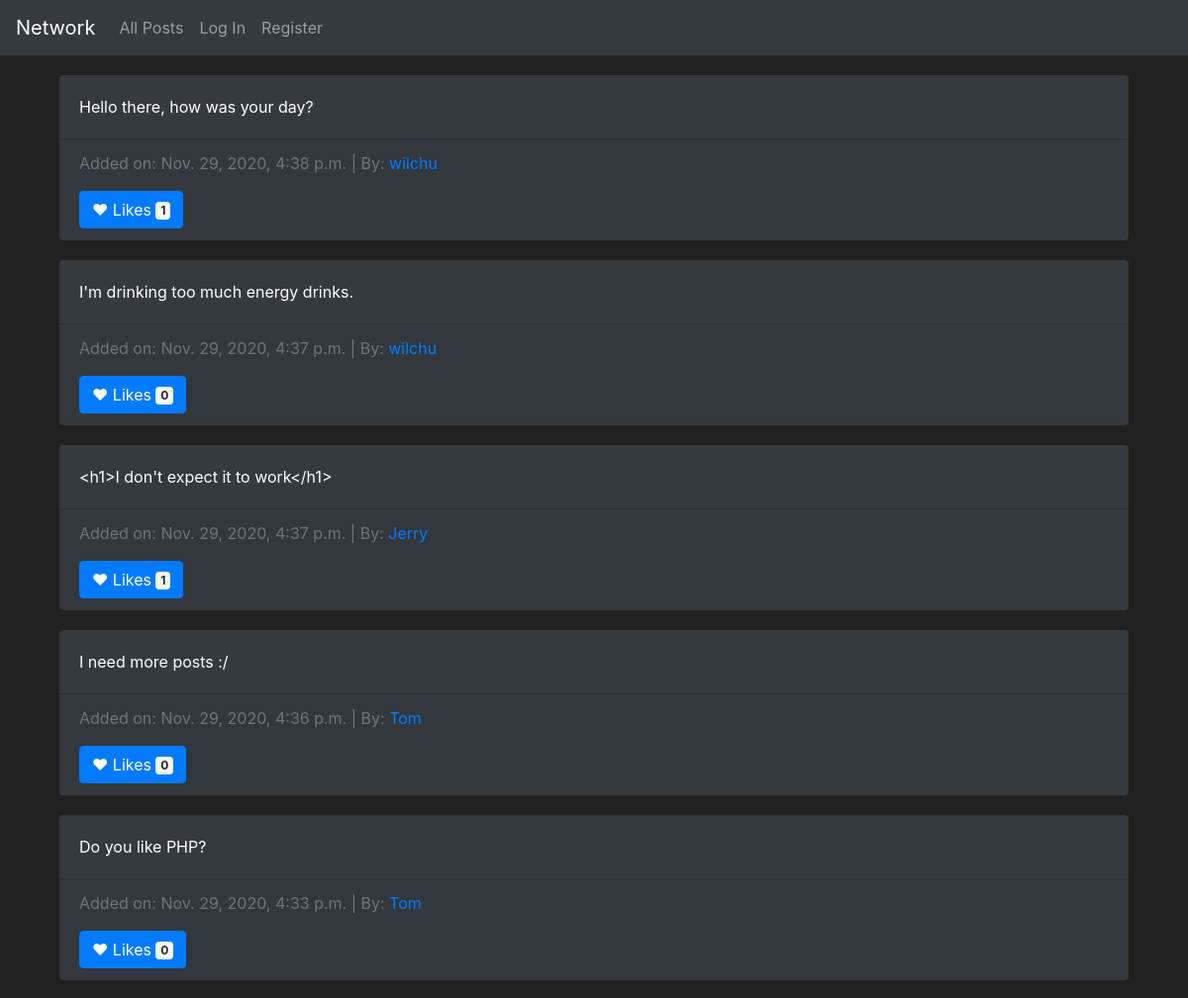
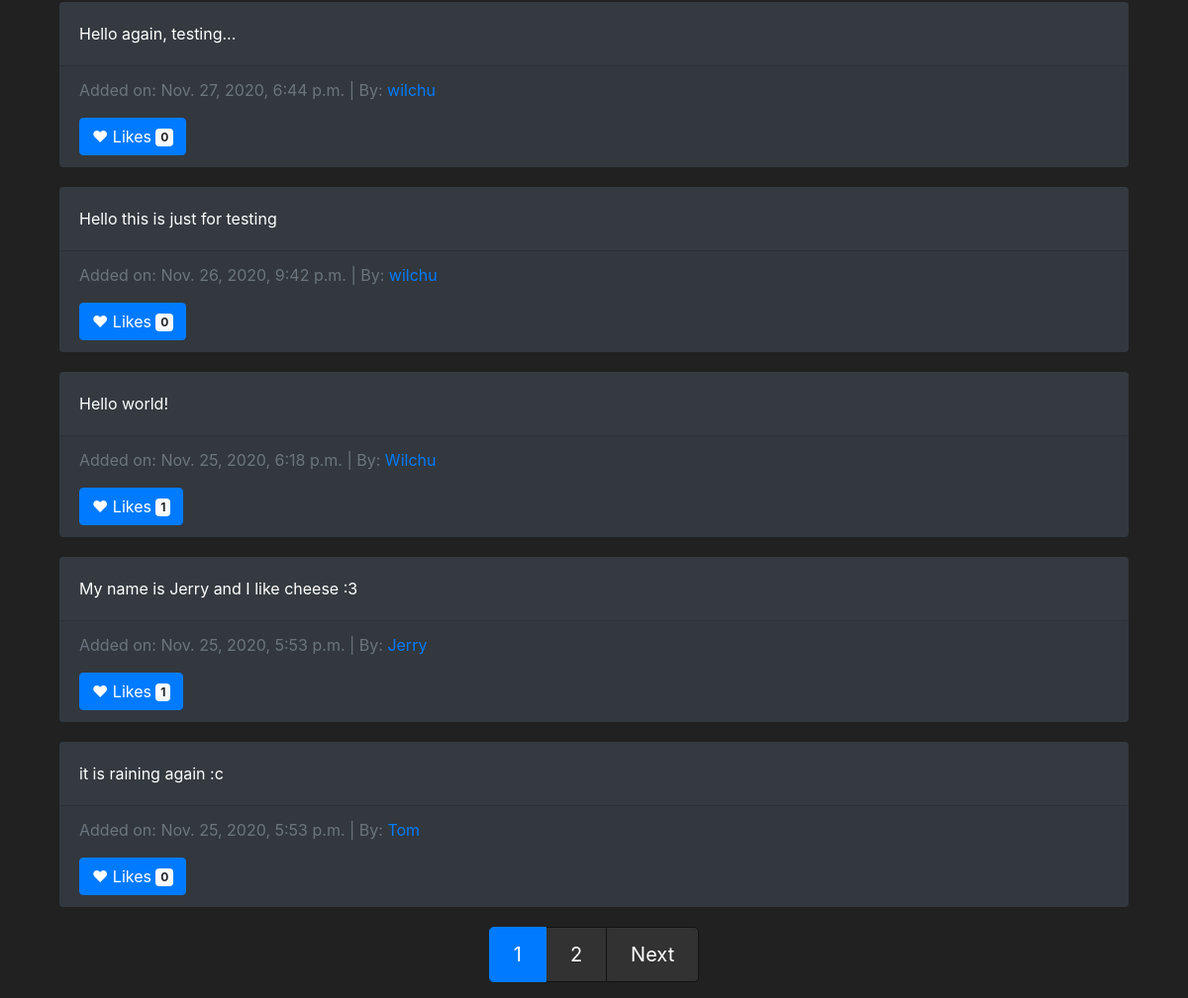
Before: / with the older database file (2 pictures, top to bottom).
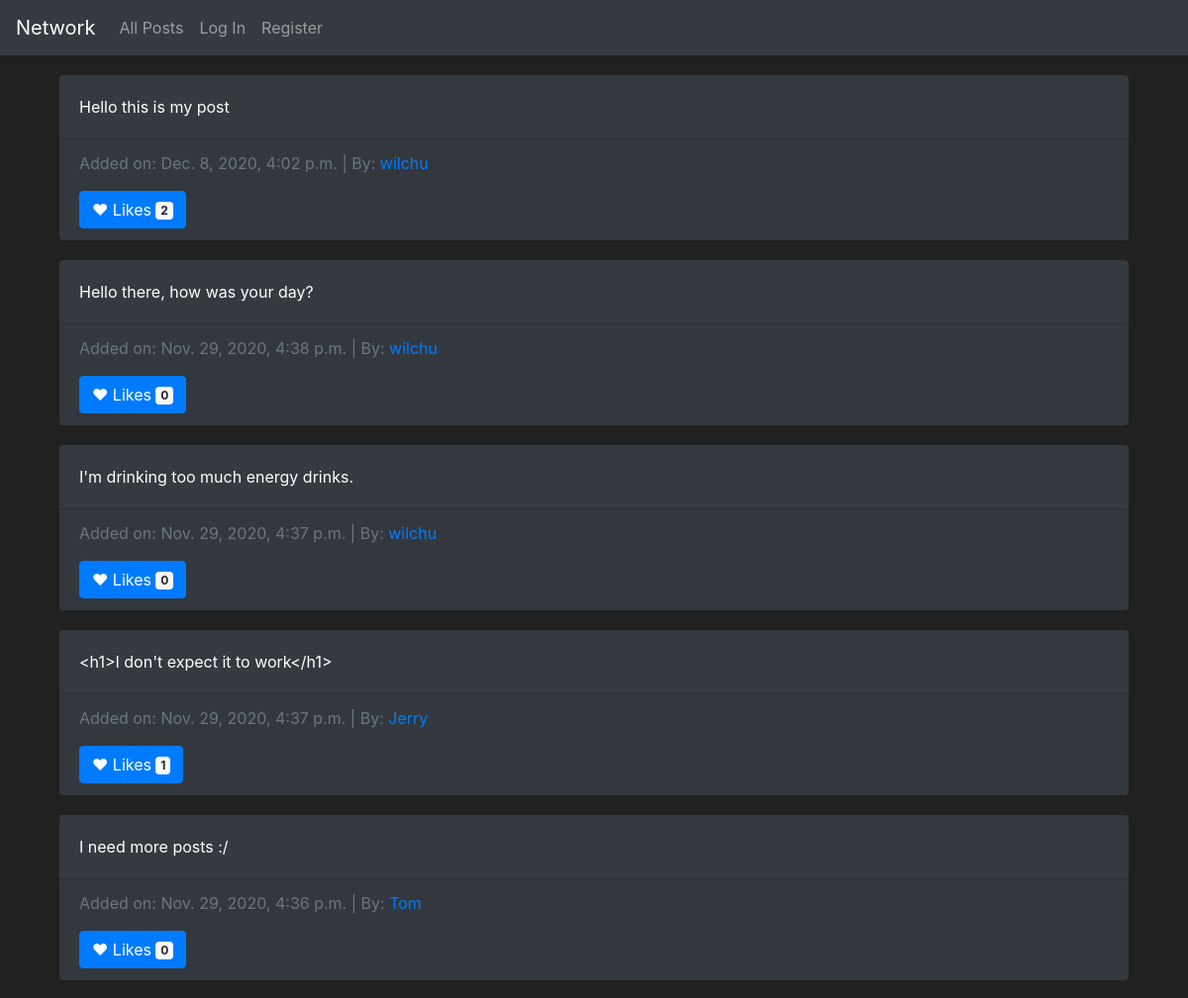
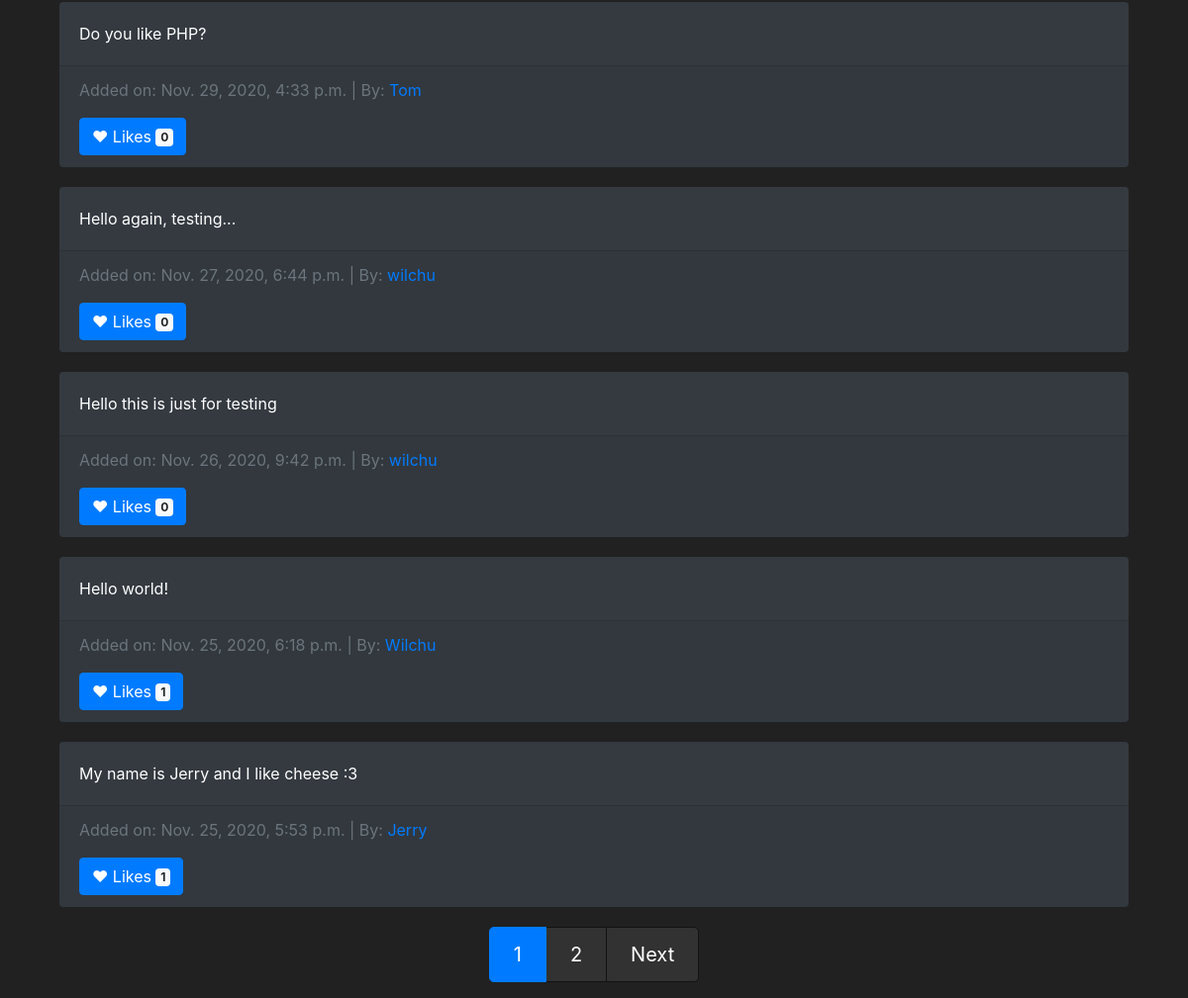
After: the same page with the newer database file (2 pictures, top to bottom).
### network/models.py (models this page shows, shortened)
class Posts(models.Model):
    post_owner = models.ForeignKey(User, on_delete=models.CASCADE, related_name="post_owner")
    post_content = models.CharField(max_length=2000)
    post_date = models.DateTimeField(auto_now_add=True)

class User(AbstractUser):
    followers = models.IntegerField(default=0)
    following = models.IntegerField(default=0)

### network/views.py (the view, shortened to what this page needs)
# urls.py: path("", views.index, name="index"),
def index(request):
    all_posts = Posts.objects.all().order_by('-post_date')
    page = pagination(request, all_posts, 10)
    return render(request, "network/index.html", {
        "all_posts": page,
        "all_likes": getAllLikes(request)
    })

### network/views.py (called while the page is built)
def pagination(request, data_object, results):
    paginator = Paginator(data_object, results)
    try:
        paginator_result = paginator.page(request.GET.get('page', 1))
    except EmptyPage:
        paginator_result = paginator.page(1)
    return paginator_result

def getAllLikes(request):
    if request.user.is_authenticated:
        all_likes = []
        likes = Likes.objects.all().filter(who_liked = request.user)
        for like in likes:
            all_likes.append(like.post.id)
        return all_likes
    else:
        return []

### network/templates/network/index.html (shortened to what this page needs)
{% extends "network/layout.html" %}
{% block body %}
    <section>
      <div class="container">
          {% for post in all_posts %}
          <div class="card bg-dark text-white">
              <div class="card-body">
                <p class="card-text">{{ post.post_content }}</p>
              </div>
              <div class="card-footer text-muted">
                <p>Added on: {{ post.post_date }} | By: <a href="{% url 'profil' post.post_owner.id %}">{{ post.post_owner }}</a></p>
                <button type="button" class="btn btn-primary like" data-postid="{{ post.id }}">
                  {% if post.id in all_likes %}
                    <span class="liked">&hearts;</span>
                  {% else %}
                  <span>&hearts;</span>
                  {% endif %}
                  Likes <span class="badge badge-light">{{ post.likes_set.count }}</span>
                </button>
              </div>
            </div>
          {% endfor %}
      </div>
    </section>
    <section style="margin-top: 20px;">
      <nav aria-label="Posts pagination">
        <ul class="pagination justify-content-center pagination-lg">
          {% for page in all_posts.paginator.page_range %}
            <li class="page-item {% if page == all_posts.number %} active {% endif %}">
              <a class="page-link" href="{% url 'index' %}?page={{ page }}">{{ page }}</a>
            </li>
          {% endfor %}
          {% if all_posts.has_next %}
            <li class="page-item">
              <a class="page-link" href="{% url 'index' %}?page={{ all_posts.next_page_number }}">Next</a>
            </li>
          {% endif %}
        </ul>
      </nav>
    </section>
{% endblock %}

### network/templates/network/layout.html (shortened to what this page needs)
{% load static %}
<!DOCTYPE html>
<html lang="en">
    <head>
        <link rel="stylesheet" href="https://stackpath.bootstrapcdn.com/bootstrap/4.4.1/css/bootstrap.min.css">
        <link href="{% static 'network/styles.css' %}" rel="stylesheet">
    </head>
    <body>
        <nav class="navbar navbar-expand-lg navbar-dark bg-dark">
            <a class="navbar-brand" href="#">Network</a>
            <div>
              <ul class="navbar-nav mr-auto">
                <li class="nav-item">
                  <a class="nav-link" href="{% url 'index' %}">All Posts</a>
                </li>
                {% if user.is_authenticated %}
                    <li class="nav-item">
                        <a class="nav-link" href="{% url 'following' %}">Following</a>
                    </li>
                    <li class="nav-item">
                        <a class="nav-link" href="{% url 'logout' %}">Log Out</a>
                    </li>
                {% else %}
                    <li class="nav-item">
                        <a class="nav-link" href="{% url 'login' %}">Log In</a>
                    </li>
                    <li class="nav-item">
                        <a class="nav-link" href="{% url 'register' %}">Register</a>
                    </li>
                {% endif %}
              </ul>
            </div>
          </nav>
        <div class="body container">
            {% block body %}
            {% endblock %}
        </div>
    </body>
</html>

### network/static/network/styles.css (style rules this page uses)
body { background-color: #212121; color: #fff !important; }
.card { margin-top: 20px; border: none; }
.page-link { color: #fff; background-color: #323232; border-color: #121212; }

Changed rows visible on the page:
no longer on this page (row unchanged): Posts: post_content "it is raining again :c", post_date "Nov. 25, 2020, 5:53 p.m.", post_owner "Tom", likes_set.count "0"
added Posts: post_content "Hello this is my post", post_date "Dec. 8, 2020, 4:02 p.m.", post_owner "wilchu", likes_set.count "2"
computed for Posts "Hello there, how was your day?": likes_set.count "1" → "0"
